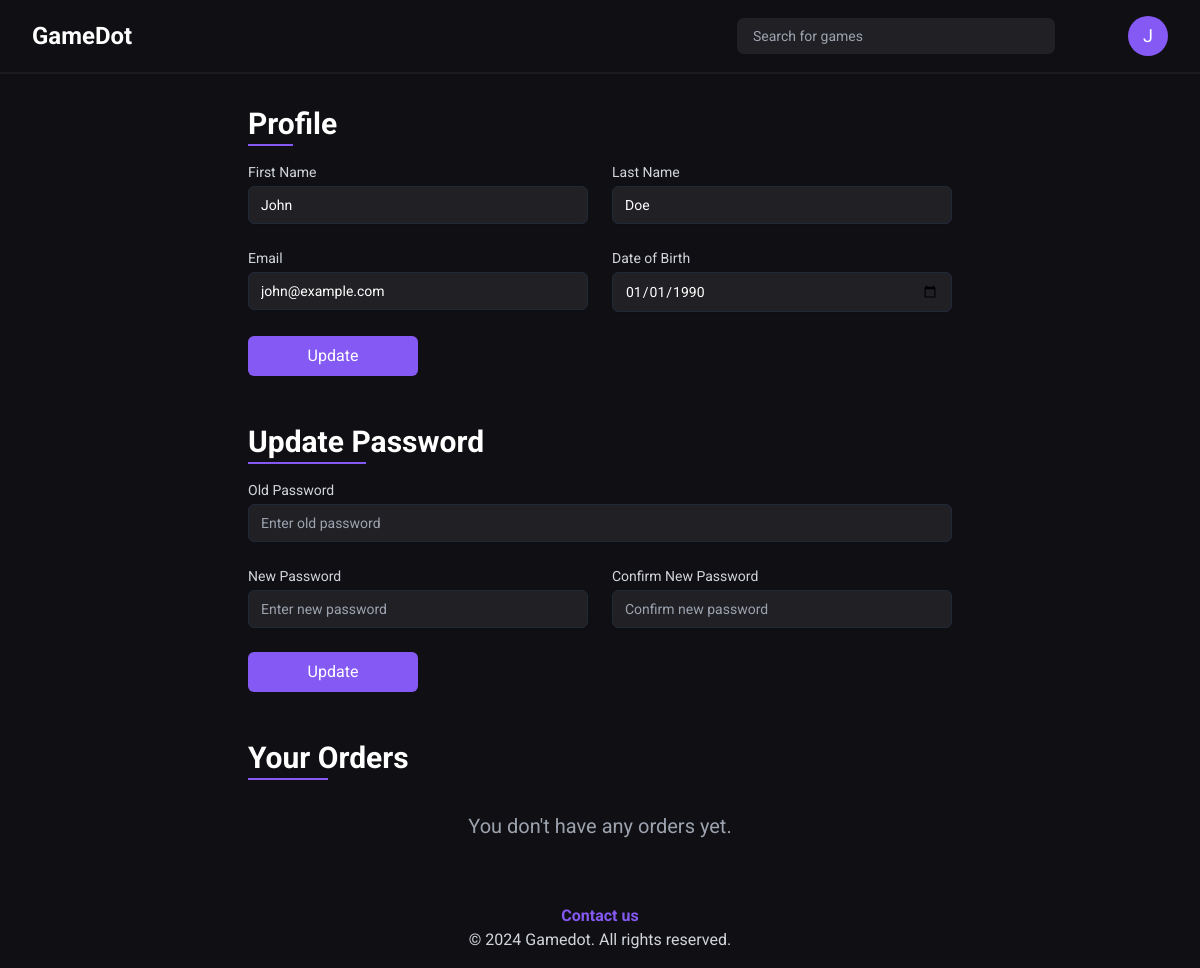
The page /gamedot/profile (signed in) on the database its author committed.
### tables this page shows
CREATE TABLE `users` (
  `id` int(11) NOT NULL,
  `fname` varchar(255) DEFAULT NULL,
  `lname` varchar(255) DEFAULT NULL,
  `email` varchar(255) DEFAULT NULL,
  `password` varchar(255) DEFAULT NULL,
  `dob` date DEFAULT NULL
);

### src/user/controllers/profile.php (called while the page is built, shortened)
<?php
$database = new Database();
$user_id = $_SESSION['user']['id'];
$query = 'SELECT * FROM users WHERE id = :user_id';
$user = $database->query($query, ['user_id' => $user_id])->qOrAbort();
$query = 'SELECT
              orders.*,
              COUNT(order_items.id) AS items
          FROM
              orders
          LEFT JOIN
              order_items ON orders.id = order_items.order_id
          WHERE
              orders.user_id = :user_id
          GROUP BY
              orders.id
              ';
$orders = $database->query($query, ['user_id' => $user_id])->qAll();
require('src/user/views/profile.view.php');

### core/database.php (called while the page is built, shortened)
<?php
class Database
{
  private $host = 'localhost';
  private $db_name = 'gamedot';
  private $port = '3308';
  private $username = 'root';
  private $connection;
  private $statement;
  public function __construct()
  {
    $this->connection = null;
    try {
      $this->connection = new PDO('mysql:host=' . $this->host . ';port=' . $this->port . ';dbname=' . $this->db_name . ';user=' . $this->username);
      $this->connection->setAttribute(PDO::ATTR_ERRMODE, PDO::ERRMODE_EXCEPTION);
      $this->connection->setAttribute(PDO::ATTR_DEFAULT_FETCH_MODE, PDO::FETCH_ASSOC);
    } catch (PDOException $e) {
      echo 'Connection Error: ' . $e->getMessage();
    }
  }
  public function query($query, $params = [])
  {
    $this->statement = $this->connection->prepare($query);
    $this->statement->execute($params);
    return $this;
  }
  public function qOrAbort()
  {
    $result = $this->statement->fetch();
    return $result;
  }
}

### src/user/views/profile.view.php (the view, shortened to what this page needs)
<main class="min-h-screen max-w-3xl mx-auto">
  <div class="xl:container mx-auto p-8">
    <h2 class="text-3xl font-bold mb-4 inline-block relative pb-1">
      Profile
      <span class="absolute bottom-0 left-0 w-1/2 h-0.5 bg-primary"></span>
    </h2>
    <div>
      <form action="" method="POST" class="grid grid-cols-1 md:grid-cols-2 gap-6">
        <div>
          <label for="fname" class="block text-sm text-gray-300">First Name</label>
          <input type="text" name="fname" id="fname" value="<?= $user['fname'] ?>" class="bg-secondaryBlack mt-1 block w-full px-3 py-2 border border-gray-800 rounded-md shadow-sm focus:outline-none focus:ring-primary focus:border-primary sm:text-sm" required placeholder="Enter first name">
        </div>
        <div>
          <label for="lname" class="block text-sm text-gray-300">Last Name</label>
          <input type="text" name="lname" id="lname" value="<?= $user['lname'] ?>" class="bg-secondaryBlack mt-1 block w-full px-3 py-2 border border-gray-800 rounded-md shadow-sm focus:outline-none focus:ring-primary focus:border-primary sm:text-sm" required placeholder="Enter last name">
        </div>
        <div>
          <label for="email" class="block text-sm text-gray-300">Email</label>
          <input type="email" name="email" id="email" value="<?= $user['email'] ?>" class="bg-secondaryBlack mt-1 block w-full px-3 py-2 border border-gray-800 rounded-md shadow-sm focus:outline-none focus:ring-primary focus:border-primary sm:text-sm" required placeholder="Enter email">
        </div>
        <div>
          <label for="dob" class="block text-sm text-gray-300">Date of Birth</label>
          <input type="date" name="dob" id="dob" value="<?= $user['dob'] ?>" class="bg-secondaryBlack mt-1 block w-full px-3 py-2 border border-gray-800 rounded-md shadow-sm focus:outline-none focus:ring-primary focus:border-primary sm:text-sm" required>
        </div>
        <div>
          <button type="submit" name="update_profile_form" class="bg-primary w-full sm:w-1/2 py-2 px-4  rounded-md  text-white hover:opacity-85 duration-300 ">
            Update
          </button>
        </div>
      </form>
    </div>
    <h2 class="text-3xl font-bold mb-4 mt-12 inline-block relative pb-1">
      Update Password
      <span class="absolute bottom-0 left-0 w-1/2 h-0.5 bg-primary"></span>
    </h2>
    <div>
      <form action="" method="POST" class="grid grid-cols-1 md:grid-cols-2 gap-6">
        <div class="md:col-span-2">
          <label for="old_password" class="block text-sm text-gray-300">Old Password</label>
          <input type="password" name="old_password" id="old_password" class="bg-secondaryBlack mt-1 block w-full px-3 py-2 border border-gray-800 rounded-md shadow-sm focus:outline-none focus:ring-primary focus:border-primary sm:text-sm" placeholder="Enter old password">
        </div>
        <div>
          <label for="new_password" class="block text-sm text-gray-300">New Password</label>
          <input type="password" name="new_password" id="new_password" class="bg-secondaryBlack mt-1 block w-full px-3 py-2 border border-gray-800 rounded-md shadow-sm focus:outline-none focus:ring-primary focus:border-primary sm:text-sm" placeholder="Enter new password">
        </div>
        <div>
          <label for="confirm_password" class="block text-sm text-gray-300">Confirm New Password</label>
          <input type="password" name="confirm_password" id="confirm_password" class="bg-secondaryBlack mt-1 block w-full px-3 py-2 border border-gray-800 rounded-md shadow-sm focus:outline-none focus:ring-primary focus:border-primary sm:text-sm" placeholder="Confirm new password">
        </div>
        <div>
          <input type="submit" name="update_password_form" value="Update" class="bg-primary w-full sm:w-1/2 py-2 px-4  rounded-md  text-white hover:opacity-85 duration-300 ">
        </div>
      </form>
    </div>
    <section class="mt-12">
      <h2 class="text-3xl font-bold inline-block relative pb-1">
        Your Orders
        <span class="absolute bottom-0 left-0 w-1/2 h-0.5 bg-primary"></span>
      </h2>
      <?php if (empty($orders)) : ?>
        <div class="text-center mt-8">
          <h2 class="text-xl mb-4 text-gray-400">You don't have any orders yet.</h2>
        </div>
      <?php endif; ?>
    </section>
  </div>
</main>

### rows shown on the page
users: fname "John", lname "Doe", email "john@example.com", dob "01/01/1990"

### other values the page prints
$_SESSION["user"]["fname"][0] "J"
